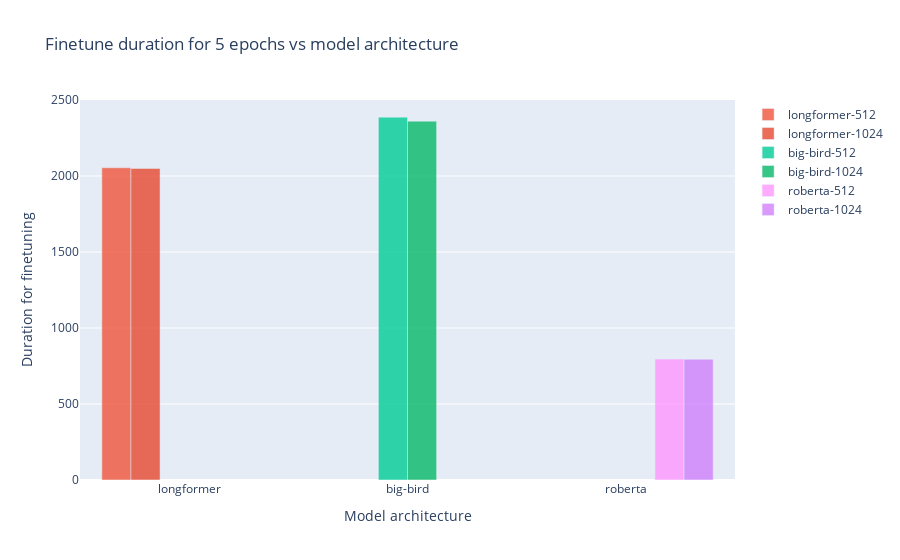

The cell this chart's notebook holds for it:
### Code cell
fig = go.Figure()
colors=[px.colors.qualitative.Plotly[1],px.colors.qualitative.Plotly[2],px.colors.qualitative.Plotly[8]]

for index, model_name in enumerate(result['model_name'].unique()):
    trace_data = result[result.model_name == model_name].sort_values('max_token_length').reset_index()
    color_map = list(Color(colors[index]).range_to(Color('#000'), 75))
    for i, row in trace_data.iterrows():
        fig.add_trace(go.Bar(
            x=[row["model_name"]],
            y=[row["duration"]],
            marker_color=color_map[i*5].hex,
            opacity=0.8,
            name=row['iden'],
        ))

fig.update_layout(
    title="Finetune duration for 5 epochs vs model architecture",
    xaxis_title="Model architecture",
    yaxis_title="Duration for finetuning",
    yaxis_range=[0,2500]
    
)

fig.show()

### Figure 1 — Plotly figure (JSON) as saved in the notebook; plotly's stock layout.template omitted (floating-point values rounded to 4 significant figures)
{"data": [{"marker": {"color": "#ef553b"}, "name": "longformer-512", "opacity": 0.8, "type": "bar", "x": ["longformer"], "y": [2054.0]}, {"marker": {"color": "#e7482f"}, "name": "longformer-1024", "opacity": 0.8, "type": "bar", "x": ["longformer"], "y": [2050.0]}, {"marker": {"color": "#00cc96"}, "name": "big-bird-512", "opacity": 0.8, "type": "bar", "x": ["big-bird"], "y": [2387.0]}, {"marker": {"color": "#06b868"}, "name": "big-bird-1024", "opacity": 0.8, "type": "bar", "x": ["big-bird"], "y": [2361.0]}, {"marker": {"color": "#ff97ff"}, "name": "roberta-512", "opacity": 0.8, "type": "bar", "x": ["roberta"], "y": [795.2]}, {"marker": {"color": "#d180fb"}, "name": "roberta-1024", "opacity": 0.8, "type": "bar", "x": ["roberta"], "y": [794.4]}], "layout": {"autosize": true, "title": {"text": "Finetune duration for 5 epochs vs model architecture"}, "xaxis": {"autorange": true, "range": [-0.5, 2.5], "title": {"text": "Model architecture"}, "type": "category"}, "yaxis": {"range": [0, 2500], "title": {"text": "Duration for finetuning"}, "type": "linear"}}}
